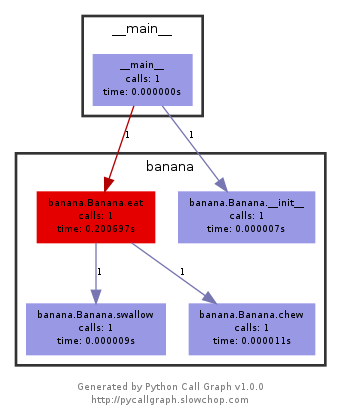

Reproduce this figure in Python.
#!/usr/bin/env python

from pycallgraph import PyCallGraph
from pycallgraph import Config
from pycallgraph import GlobbingFilter
from pycallgraph.output import GraphvizOutput

from banana import Banana


config = Config()
config.trace_filter = GlobbingFilter(exclude=[
    'pycallgraph.*',
    '*.secret_function',
])

graphviz = GraphvizOutput(output_file='filter_exclude.png')

with PyCallGraph(output=graphviz, config=config):
    banana = Banana()
    banana.eat()
